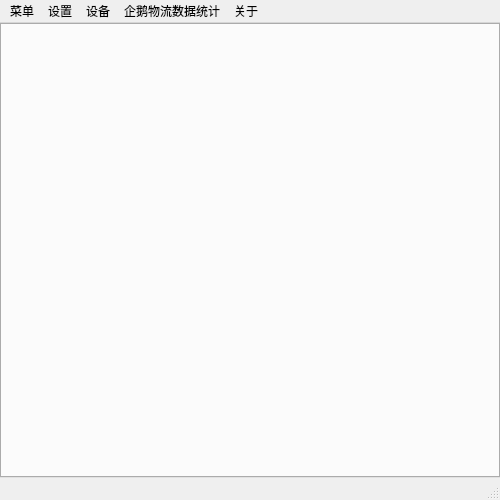
<?xml version="1.0" encoding="UTF-8"?>
<ui version="4.0">
 <class>MainWindow</class>
 <widget class="QMainWindow" name="MainWindow">
  <property name="geometry">
   <rect>
    <x>0</x>
    <y>0</y>
    <width>500</width>
    <height>500</height>
   </rect>
  </property>
  <property name="windowTitle">
   <string>AutoArknight</string>
  </property>
  <widget class="QWidget" name="centralwidget">
   <layout class="QVBoxLayout" name="verticalLayout">
    <property name="spacing">
     <number>0</number>
    </property>
    <property name="leftMargin">
     <number>0</number>
    </property>
    <property name="topMargin">
     <number>0</number>
    </property>
    <property name="rightMargin">
     <number>0</number>
    </property>
    <property name="bottomMargin">
     <number>0</number>
    </property>
    <item>
     <widget class="QTabWidget" name="MainTab">
      <property name="currentIndex">
       <number>-1</number>
      </property>
     </widget>
    </item>
   </layout>
  </widget>
  <widget class="QStatusBar" name="statusbar"/>
  <widget class="QMenuBar" name="menubar">
   <property name="geometry">
    <rect>
     <x>0</x>
     <y>0</y>
     <width>500</width>
     <height>26</height>
    </rect>
   </property>
   <widget class="QMenu" name="menu">
    <property name="title">
     <string>菜单</string>
    </property>
    <addaction name="CreateTab"/>
    <addaction name="DeleteTab"/>
    <addaction name="separator"/>
    <addaction name="Exit"/>
   </widget>
   <widget class="QMenu" name="menu_2">
    <property name="title">
     <string>设备</string>
    </property>
    <addaction name="Scan"/>
    <addaction name="RemoteScan"/>
    <addaction name="UnScan"/>
   </widget>
   <widget class="QMenu" name="menu_3">
    <property name="title">
     <string>设置</string>
    </property>
    <addaction name="setting"/>
    <addaction name="delbtn"/>
    <addaction name="DeleteAllLog"/>
   </widget>
   <widget class="QMenu" name="menu_4">
    <property name="title">
     <string>关于</string>
    </property>
    <addaction name="Soft"/>
    <addaction name="Author"/>
    <addaction name="Help"/>
   </widget>
   <widget class="QMenu" name="menu_5">
    <property name="title">
     <string>企鹅物流数据统计</string>
    </property>
    <widget class="QMenu" name="menu_6">
     <property name="title">
      <string>掉落汇报</string>
     </property>
     <addaction name="report"/>
     <addaction name="add_report"/>
     <addaction name="del_report"/>
    </widget>
    <widget class="QMenu" name="menu_7">
     <property name="title">
      <string>刷图规划</string>
     </property>
     <addaction name="plan"/>
     <addaction name="add_plan"/>
     <addaction name="del_plan"/>
    </widget>
    <addaction name="login_ID"/>
    <addaction name="delconfig"/>
    <addaction name="separator"/>
    <addaction name="menu_6"/>
    <addaction name="menu_7"/>
    <addaction name="refresh_data"/>
   </widget>
   <addaction name="menu"/>
   <addaction name="menu_3"/>
   <addaction name="menu_2"/>
   <addaction name="menu_5"/>
   <addaction name="menu_4"/>
  </widget>
  <action name="CreateTab">
   <property name="text">
    <string>新建</string>
   </property>
   <property name="shortcut">
    <string>Ctrl+N</string>
   </property>
  </action>
  <action name="DeleteTab">
   <property name="text">
    <string>删除</string>
   </property>
   <property name="shortcut">
    <string>Ctrl+D</string>
   </property>
  </action>
  <action name="Exit">
   <property name="text">
    <string>退出</string>
   </property>
   <property name="shortcut">
    <string>Ctrl+Q</string>
   </property>
  </action>
  <action name="Scan">
   <property name="text">
    <string>扫描本地数据</string>
   </property>
   <property name="shortcut">
    <string>Ctrl+S</string>
   </property>
  </action>
  <action name="DeleteAllLog">
   <property name="text">
    <string>删除所有日志文件</string>
   </property>
   <property name="shortcut">
    <string>Ctrl+L</string>
   </property>
  </action>
  <action name="Soft">
   <property name="text">
    <string>关于软件</string>
   </property>
  </action>
  <action name="Author">
   <property name="text">
    <string>关于作者</string>
   </property>
  </action>
  <action name="Help">
   <property name="text">
    <string>帮助</string>
   </property>
  </action>
  <action name="UnScan">
   <property name="text">
    <string>删除扫描结果</string>
   </property>
  </action>
  <action name="RemoteScan">
   <property name="text">
    <string>远程扫描</string>
   </property>
  </action>
  <action name="login_ID">
   <property name="text">
    <string>登入ID</string>
   </property>
  </action>
  <action name="delconfig">
   <property name="text">
    <string>删除ID</string>
   </property>
   <property name="toolTip">
    <string>删除ID</string>
   </property>
  </action>
  <action name="report">
   <property name="text">
    <string>汇报</string>
   </property>
   <property name="toolTip">
    <string>汇报</string>
   </property>
  </action>
  <action name="add_report">
   <property name="text">
    <string>添加数据</string>
   </property>
  </action>
  <action name="plan">
   <property name="text">
    <string>规划</string>
   </property>
   <property name="toolTip">
    <string>规划</string>
   </property>
  </action>
  <action name="add_plan">
   <property name="text">
    <string>添加数据</string>
   </property>
  </action>
  <action name="del_report">
   <property name="text">
    <string>删除数据</string>
   </property>
  </action>
  <action name="del_plan">
   <property name="text">
    <string>删除数据</string>
   </property>
  </action>
  <action name="refresh_data">
   <property name="text">
    <string>刷新数据</string>
   </property>
  </action>
  <action name="setting">
   <property name="text">
    <string>设置</string>
   </property>
  </action>
  <action name="delbtn">
   <property name="text">
    <string>删除设置</string>
   </property>
   <property name="toolTip">
    <string>删除config.ini中的General设置</string>
   </property>
  </action>
 </widget>
 <resources/>
 <connections>
  <connection>
   <sender>Exit</sender>
   <signal>triggered()</signal>
   <receiver>MainWindow</receiver>
   <slot>close()</slot>
   <hints>
    <hint type="sourcelabel">
     <x>-1</x>
     <y>-1</y>
    </hint>
    <hint type="destinationlabel">
     <x>234</x>
     <y>198</y>
    </hint>
   </hints>
  </connection>
 </connections>
</ui>
